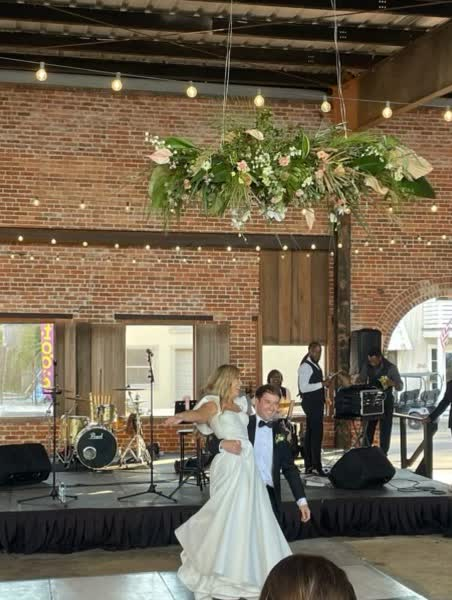
#> input picture assets/hollingsworth-2.jpg, 452 x 600 px
$ python make_marketplace_safe_card.py
#> lines starting #> are read from the running program, lines starting #| are printed output that depends on the picture
#!/usr/bin/env python3
"""
Marketplace-safe branded card.

A stripped-down version of the promo wedding card for Facebook Marketplace.
Keeps brand identity (name, service, location, credential) but REMOVES the three
things that trip Marketplace's off-platform-ad detector:
  - website URL
  - @handle / social redirect
  - "Book now" CTA button

Use as a SECONDARY photo on a listing (photo 2 or 3), never the lead image.
The lead image should be a plain real photo (assets/hollingsworth-2.jpg).

Run:  python3 make_marketplace_safe_card.py
Out:  marketplace-wedding-safe.jpg  (1080x1080)
"""
from PIL import Image, ImageDraw, ImageFont

SRC = "assets/hollingsworth-2.jpg"
OUT = "marketplace-wedding-safe.jpg"
SIZE = 1080

GOLD = (198, 165, 108)
GOLD_LIGHT = (220, 192, 146)
WHITE = (245, 242, 236)

FRAUNCES = "fonts/Fraunces.ttf"   # variable: opsz, wght, soft, wonk
MONTSERRAT = "fonts/Montserrat.ttf"  # variable: wght


def fraunces(size, wght=470, opsz=144, soft=0, wonk=0):
    f = ImageFont.truetype(FRAUNCES, size)
    f.set_variation_by_axes([opsz, wght, soft, wonk])
    return f


def mont(size, wght=500):
    f = ImageFont.truetype(MONTSERRAT, size)
    f.set_variation_by_axes([wght])
    return f


def cover(im, size):
    """Scale to cover a square, crop keeping the couple in the lower third."""
#> called with size = 1080
    w, h = im.size
#> w = 452; h = 600
    scale = max(size / w, size / h)
#> scale = 2.39
    nw, nh = round(w * scale), round(h * scale)
#> nw = 1080; nh = 1434
    im = im.resize((nw, nh), Image.LANCZOS)
    left = (nw - size) // 2
#> left = 0
    top = min(nh - size, max(0, nh - size))  # bias toward bottom (keep couple)
#> top = 354
    return im.crop((left, top, left + size, top + size))
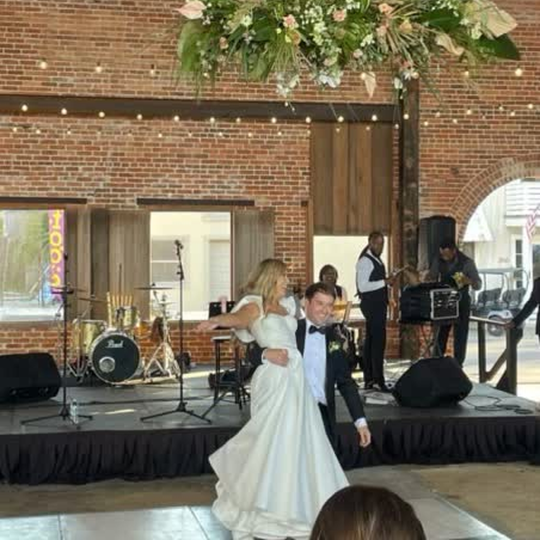
#> returned value: PIL image 1080x1080 RGB (shown at 1/2 size); mean R, G, B 123.7, 112.9, 93.1


def tracked(draw, xy, text, fnt, fill, tracking, anchor_center_x=None):
    """Draw letterspaced text. If anchor_center_x given, center the whole run."""
    widths = [draw.textlength(c, font=fnt) for c in text]
    total = sum(widths) + tracking * (len(text) - 1)
    x, y = xy
    if anchor_center_x is not None:
        x = anchor_center_x - total / 2
    for c, cw in zip(text, widths):
        draw.text((x, y), c, font=fnt, fill=fill)
        x += cw + tracking
    return total


def main():
    base = cover(Image.open(SRC).convert("RGB"), SIZE)

    # Darken for legibility: overall + stronger top/bottom gradient.
    overlay = Image.new("L", (1, SIZE), 0)
    for y in range(SIZE):
        t = y / SIZE
        # darker at very top (eyebrow/headline) and bottom (footer)
        edge = max(0.0, 1 - y / 360) ** 1.5 + max(0.0, (y - (SIZE - 320)) / 320) ** 1.5
        val = int(150 * min(1.0, 0.45 + 0.55 * edge))
        overlay.putpixel((0, y), val)
    grad = overlay.resize((SIZE, SIZE))
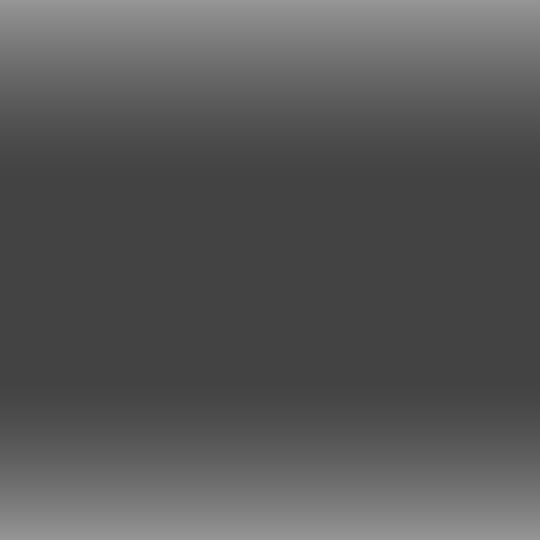
#> grad: PIL image 1080x1080 L (shown at 1/2 size); min 67, max 150, mean 87.8
    dark = Image.new("RGB", (SIZE, SIZE), (8, 7, 6))
    base = Image.composite(dark, base, grad)
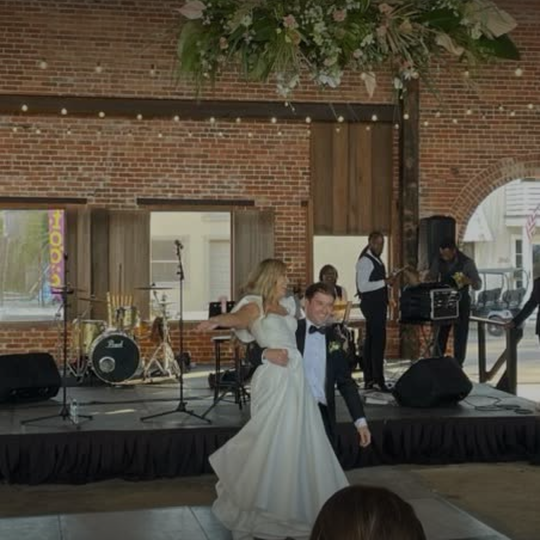
#> base: PIL image 1080x1080 RGB (shown at 1/2 size); mean R, G, B 83.9, 76.3, 63.3
    # gentle global dim
    base = Image.blend(base, Image.new("RGB", (SIZE, SIZE), (10, 9, 8)), 0.18)
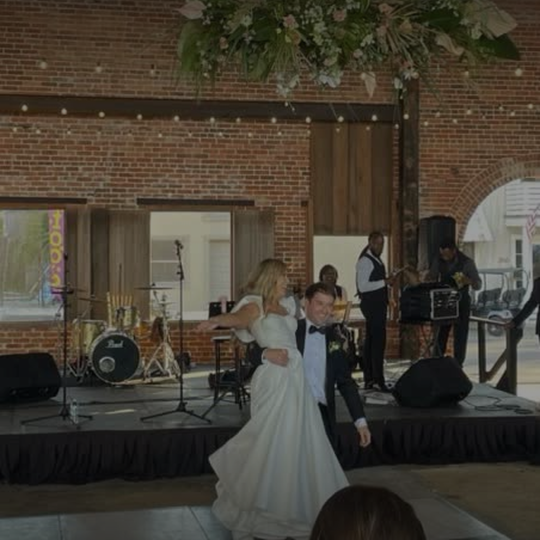
#> base: PIL image 1080x1080 RGB (shown at 1/2 size); mean R, G, B 70.1, 63.7, 52.9

    d = ImageDraw.Draw(base)
    cx = SIZE // 2

    # gold frame
    m = 30
    d.rectangle([m, m, SIZE - m - 1, SIZE - m - 1], outline=GOLD, width=2)

    # top eyebrow
    eb = mont(27, 600)
    tracked(d, (0, 96), "NOLAN WAYNE   ·   AUSTIN, TX", eb, GOLD_LIGHT, 6,
            anchor_center_x=cx)

    # headline (Fraunces display, two lines)
    head = fraunces(104, wght=470, opsz=144)
    d.text((cx, 168), "Wedding Dance", font=head, fill=WHITE, anchor="ma")
    d.text((cx, 290), "Lessons", font=head, fill=WHITE, anchor="ma")

    # subhead
    sub = mont(30, 450)
    d.text((cx, 432), "Custom choreography, built around your song",
           font=sub, fill=GOLD_LIGHT, anchor="ma")

    # bottom: divider + styles + credential (no url, no handle, no button)
    d.line([cx - 26, SIZE - 250, cx + 26, SIZE - 250], fill=GOLD, width=2)
    styles = mont(34, 600)
    tracked(d, (0, SIZE - 212), "WALTZ · COUNTRY · SWING · SLOW DANCE",
            styles, GOLD_LIGHT, 2, anchor_center_x=cx)
    where = mont(27, 450)
    d.text((cx, SIZE - 158), "in-home, in-studio, or online",
           font=where, fill=WHITE, anchor="ma")
    cred = mont(24, 600)
    tracked(d, (0, SIZE - 96), "10+ YEARS TEACHING & COMPETING",
            cred, GOLD, 3, anchor_center_x=cx)

    base.save(OUT, quality=92)
    print("wrote", OUT, base.size)


if __name__ == "__main__":
#> (the run stopped early here; a loop or call above may not have finished)

$ run again, with assets/hollingsworth-1.jpg copied over assets/hollingsworth-2.jpg
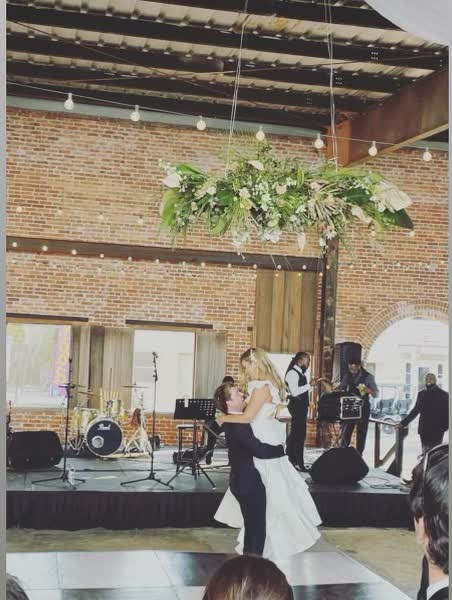
#> input picture assets/hollingsworth-1.jpg, 452 x 600 px
#> w = 452; h = 600
#> scale = 2.39
#> nw = 1080; nh = 1434
#> left = 0
#> top = 354
#> in cover, `return im.crop((left, top, left + size, top + size))`:
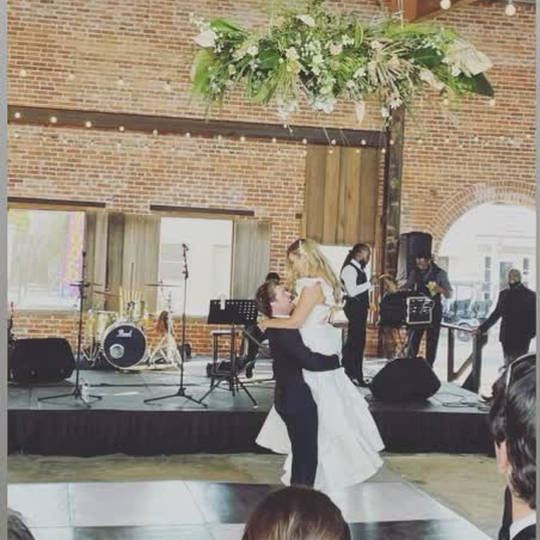
#> returned value: PIL image 1080x1080 RGB (shown at 1/2 size); mean R, G, B 145.6, 136.6, 121.9
#> in main, `base = Image.blend(base, Image.new("RGB", (SIZE, SIZE), (10, 9, 8)), 0..`:
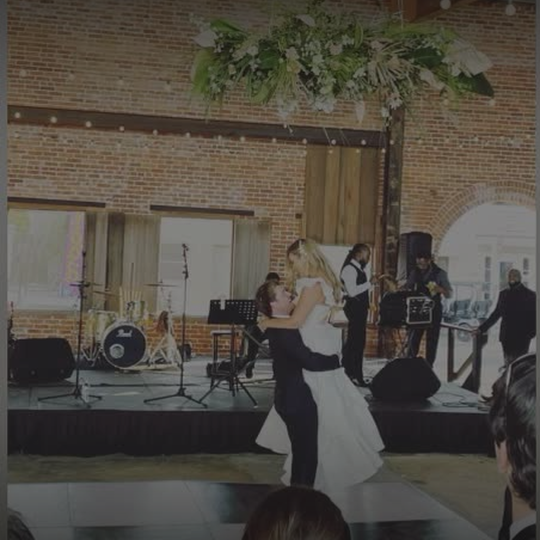
#> base: PIL image 1080x1080 RGB (shown at 1/2 size); mean R, G, B 81.5, 76.2, 68.1

$ run again, with assets/CountryBarJnJ.JPG copied over assets/hollingsworth-2.jpg
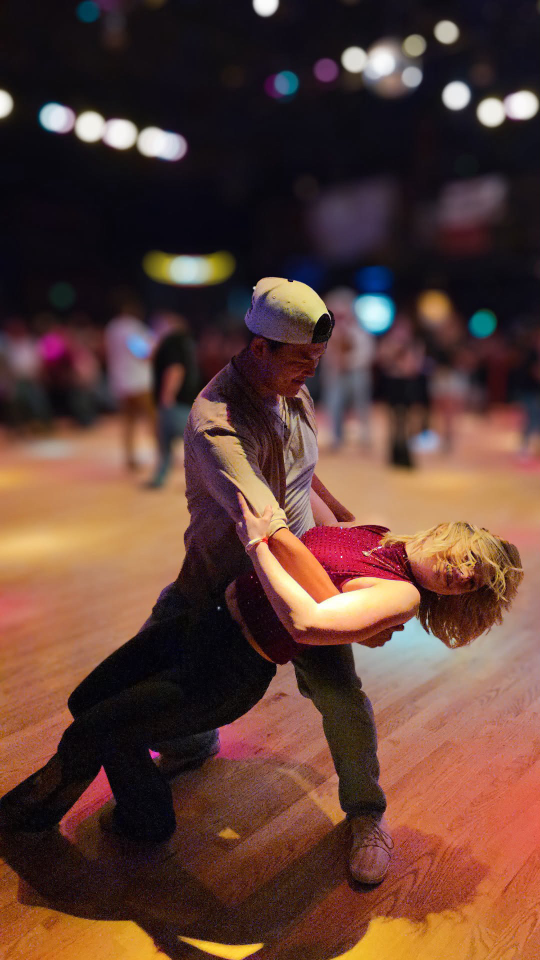
#> input picture assets/CountryBarJnJ.JPG, 1080 x 1920 px (shown at 1/2 size)
#> w = 1080; h = 1920
#> scale = 1
#> nw = 1080; nh = 1920
#> in cover, im is the input picture: PIL image 1080x1920 RGB; mean R, G, B 94.9, 63.5, 54.1
#> left = 0
#> top = 840
#> in cover, `return im.crop((left, top, left + size, top + size))`:
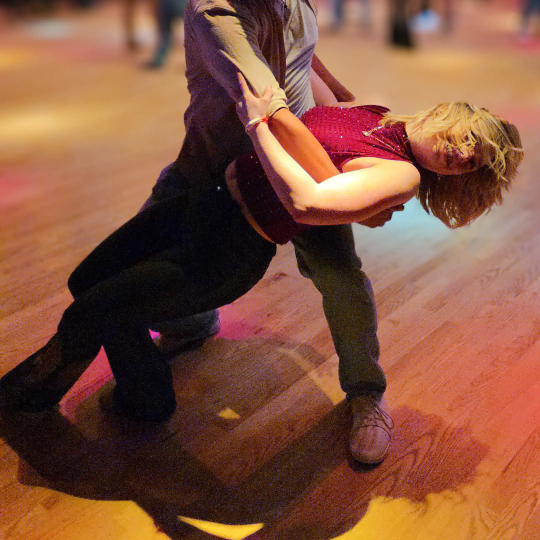
#> returned value: PIL image 1080x1080 RGB (shown at 1/2 size); mean R, G, B 132.9, 84.3, 63.2
#> in main, `base = Image.blend(base, Image.new("RGB", (SIZE, SIZE), (10, 9, 8)), 0..`:
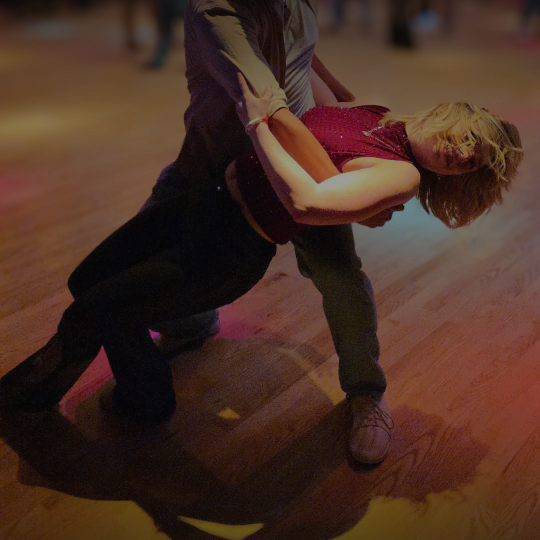
#> base: PIL image 1080x1080 RGB (shown at 1/2 size); mean R, G, B 74.2, 47.8, 36.6

$ run again, with assets/CountryBarStrictly1stPlace.jpg copied over assets/hollingsworth-2.jpg
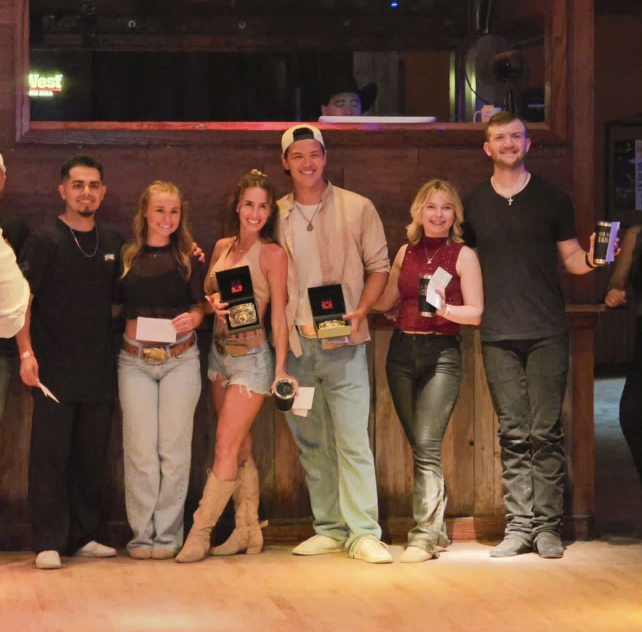
#> input picture assets/CountryBarStrictly1stPlace.jpg, 1284 x 1264 px (shown at 1/2 size)
#> w = 1284; h = 1264
#> scale = 0.854
#> nw = 1097; nh = 1080
#> left = 8
#> top = 0
#> in cover, `return im.crop((left, top, left + size, top + size))`:
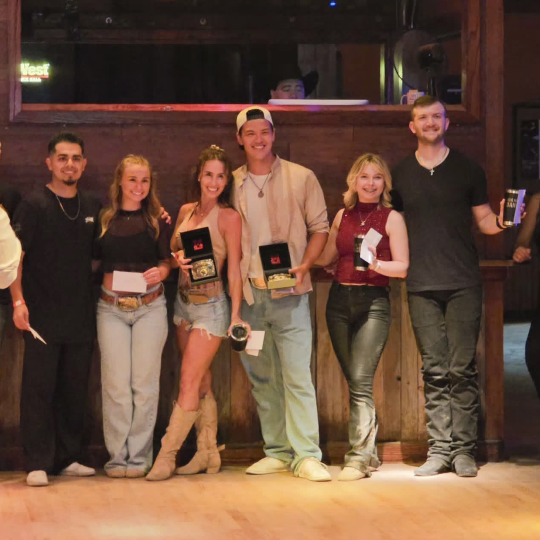
#> returned value: PIL image 1080x1080 RGB (shown at 1/2 size); mean R, G, B 107.3, 77.2, 60.2
#> in main, `base = Image.blend(base, Image.new("RGB", (SIZE, SIZE), (10, 9, 8)), 0..`:
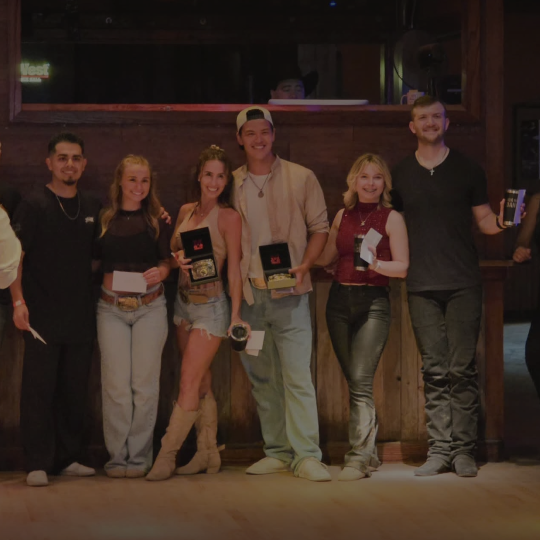
#> base: PIL image 1080x1080 RGB (shown at 1/2 size); mean R, G, B 60.5, 43.9, 34.7
